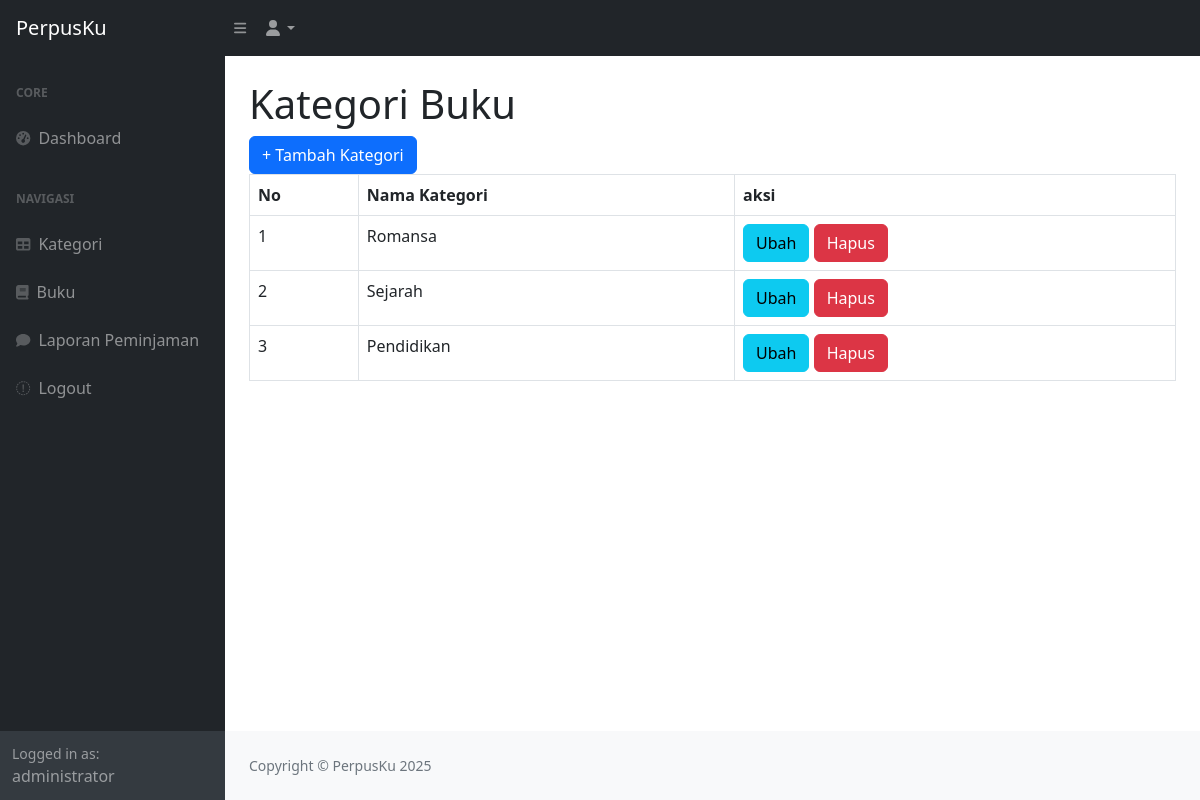
/index.php?page=kategori (signed in), run on the app's committed database.
### tables this page shows
CREATE TABLE `kategori` (
  `id_kategori` int(11) NOT NULL,
  `kategori` varchar(255) DEFAULT NULL
);

### kategori.php (the view)
<h1 class="mt-4">Kategori Buku </h1>
<div class="row">
    <div class="col-md-12">
        <a href="?page=kategori_tambah" class="btn btn-primary">+ Tambah Kategori</a>
        <table class="table table-bordered" id="dataTable" width="100%" cellspacing="0">
            <tr>
                <th>No</th>
                <th>Nama Kategori</th>
                <th>aksi</th>
            </tr>
                <?php
                $i = 1;
                $query = mysqli_query($koneksi, "SELECT * FROM kategori");
                while ($data = mysqli_fetch_array($query)) {
                ?>
                    <tr>
                        <td><?php echo $i++; ?></td>
                        <td><?php echo $data['kategori']; ?></td>
                        <td>
                            <a href="?page=kategori_ubah&id=<?php echo $data['id_kategori']; ?>" class="btn btn-info">Ubah</a>
                            <a onclick="return confirm('yakin?');" href="?page=kategori_hapus&id=<?php echo $data['id_kategori']; ?>" class="btn btn-danger">Hapus</a>
                        </td>
                    </tr>
                <?php
                }
                ?>
        </table>
    </div>
</div>

### data on the page
kategori: kategori "Romansa"
kategori: kategori "Sejarah"
kategori: kategori "Pendidikan"

### other printed values
$_SESSION['user']['nama'] "administrator"
